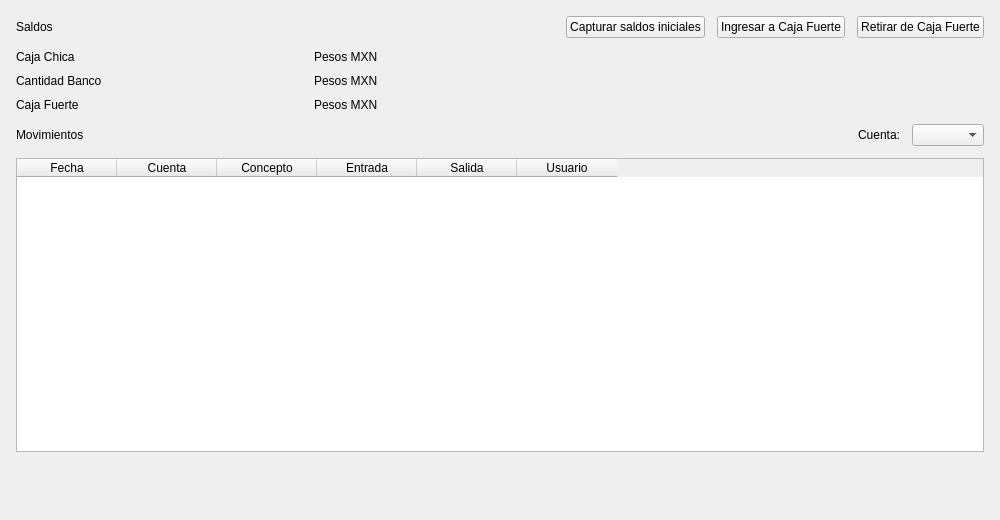
<?xml version="1.0" encoding="UTF-8"?>
<ui version="4.0">
 <class>CashBalancesWidget</class>
 <widget class="QWidget" name="CashBalancesWidget">
  <property name="geometry">
   <rect>
    <x>0</x>
    <y>0</y>
    <width>1000</width>
    <height>520</height>
   </rect>
  </property>
  <layout class="QVBoxLayout" name="cashBalancesLayout">
   <property name="leftMargin">
    <number>0</number>
   </property>
   <property name="topMargin">
    <number>0</number>
   </property>
   <property name="rightMargin">
    <number>0</number>
   </property>
   <property name="bottomMargin">
    <number>0</number>
   </property>
   <item>
    <widget class="QFrame" name="balancesCard">
     <property name="class" stdset="0">
      <string notr="true">card</string>
     </property>
     <layout class="QVBoxLayout" name="balancesCardLayout">
      <property name="spacing">
       <number>12</number>
      </property>
      <property name="leftMargin">
       <number>16</number>
      </property>
      <property name="topMargin">
       <number>16</number>
      </property>
      <property name="rightMargin">
       <number>16</number>
      </property>
      <property name="bottomMargin">
       <number>16</number>
      </property>
      <item>
       <layout class="QHBoxLayout" name="balancesHeaderLayout">
        <item>
         <widget class="QLabel" name="balancesTitle">
          <property name="text">
           <string>Saldos</string>
          </property>
          <property name="class" stdset="0">
           <string notr="true">h3</string>
          </property>
         </widget>
        </item>
        <item>
         <spacer name="balancesHeaderSpacer">
          <property name="orientation">
           <enum>Qt::Orientation::Horizontal</enum>
          </property>
          <property name="sizeHint" stdset="0">
           <size>
            <width>40</width>
            <height>20</height>
           </size>
          </property>
         </spacer>
        </item>
        <item>
         <widget class="QPushButton" name="openingButton">
          <property name="text">
           <string>Capturar saldos iniciales</string>
          </property>
          <property name="class" stdset="0">
           <string notr="true">primary</string>
          </property>
         </widget>
        </item>
        <item>
         <widget class="QPushButton" name="depositButton">
          <property name="text">
           <string>Ingresar a Caja Fuerte</string>
          </property>
          <property name="class" stdset="0">
           <string notr="true">secondary</string>
          </property>
         </widget>
        </item>
        <item>
         <widget class="QPushButton" name="withdrawButton">
          <property name="text">
           <string>Retirar de Caja Fuerte</string>
          </property>
          <property name="class" stdset="0">
           <string notr="true">secondary</string>
          </property>
         </widget>
        </item>
       </layout>
      </item>
      <item>
       <layout class="QGridLayout" name="balancesGrid" columnstretch="0,0,0,1">
        <property name="horizontalSpacing">
         <number>16</number>
        </property>
        <property name="verticalSpacing">
         <number>10</number>
        </property>
        <item row="0" column="0">
         <widget class="QLabel" name="pettyCashLabel">
          <property name="text">
           <string>Caja Chica</string>
          </property>
         </widget>
        </item>
        <item row="0" column="1">
         <widget class="QLabel" name="pettyCashAmount">
          <property name="minimumSize">
           <size>
            <width>180</width>
            <height>0</height>
           </size>
          </property>
          <property name="alignment">
           <set>Qt::AlignmentFlag::AlignRight|Qt::AlignmentFlag::AlignVCenter</set>
          </property>
          <property name="class" stdset="0">
           <string notr="true">currency-display</string>
          </property>
         </widget>
        </item>
        <item row="0" column="2">
         <widget class="QLabel" name="pettyCashUnit">
          <property name="text">
           <string>Pesos MXN</string>
          </property>
         </widget>
        </item>
        <item row="0" column="3">
         <widget class="QLabel" name="pettyCashUpdated">
          <property name="class" stdset="0">
           <string notr="true">updated-at</string>
          </property>
         </widget>
        </item>
        <item row="1" column="0">
         <widget class="QLabel" name="bankLabel">
          <property name="text">
           <string>Cantidad Banco</string>
          </property>
         </widget>
        </item>
        <item row="1" column="1">
         <widget class="QLabel" name="bankAmount">
          <property name="alignment">
           <set>Qt::AlignmentFlag::AlignRight|Qt::AlignmentFlag::AlignVCenter</set>
          </property>
          <property name="class" stdset="0">
           <string notr="true">currency-display</string>
          </property>
         </widget>
        </item>
        <item row="1" column="2">
         <widget class="QLabel" name="bankUnit">
          <property name="text">
           <string>Pesos MXN</string>
          </property>
         </widget>
        </item>
        <item row="1" column="3">
         <widget class="QLabel" name="bankUpdated">
          <property name="class" stdset="0">
           <string notr="true">updated-at</string>
          </property>
         </widget>
        </item>
        <item row="2" column="0">
         <widget class="QLabel" name="safeLabel">
          <property name="text">
           <string>Caja Fuerte</string>
          </property>
         </widget>
        </item>
        <item row="2" column="1">
         <widget class="QLabel" name="safeAmount">
          <property name="alignment">
           <set>Qt::AlignmentFlag::AlignRight|Qt::AlignmentFlag::AlignVCenter</set>
          </property>
          <property name="class" stdset="0">
           <string notr="true">currency-display</string>
          </property>
         </widget>
        </item>
        <item row="2" column="2">
         <widget class="QLabel" name="safeUnit">
          <property name="text">
           <string>Pesos MXN</string>
          </property>
         </widget>
        </item>
        <item row="2" column="3">
         <widget class="QLabel" name="safeUpdated">
          <property name="class" stdset="0">
           <string notr="true">updated-at</string>
          </property>
         </widget>
        </item>
       </layout>
      </item>
      <item>
       <layout class="QHBoxLayout" name="movementsHeaderLayout">
        <item>
         <widget class="QLabel" name="movementsTitle">
          <property name="text">
           <string>Movimientos</string>
          </property>
          <property name="class" stdset="0">
           <string notr="true">h4</string>
          </property>
         </widget>
        </item>
        <item>
         <spacer name="movementsHeaderSpacer">
          <property name="orientation">
           <enum>Qt::Orientation::Horizontal</enum>
          </property>
          <property name="sizeHint" stdset="0">
           <size>
            <width>40</width>
            <height>20</height>
           </size>
          </property>
         </spacer>
        </item>
        <item>
         <widget class="QLabel" name="filterLabel">
          <property name="text">
           <string>Cuenta:</string>
          </property>
          <property name="buddy">
           <cstring>filterCombo</cstring>
          </property>
         </widget>
        </item>
        <item>
         <widget class="QComboBox" name="filterCombo"/>
        </item>
       </layout>
      </item>
      <item>
       <widget class="QTableWidget" name="movementsTable">
        <property name="minimumSize">
         <size>
          <width>0</width>
          <height>200</height>
         </size>
        </property>
        <property name="editTriggers">
         <set>QAbstractItemView::EditTrigger::NoEditTriggers</set>
        </property>
        <property name="tabKeyNavigation">
         <bool>false</bool>
        </property>
        <property name="alternatingRowColors">
         <bool>true</bool>
        </property>
        <property name="selectionMode">
         <enum>QAbstractItemView::SelectionMode::SingleSelection</enum>
        </property>
        <property name="selectionBehavior">
         <enum>QAbstractItemView::SelectionBehavior::SelectRows</enum>
        </property>
        <property name="class" stdset="0">
         <string notr="true">data-table</string>
        </property>
        <attribute name="verticalHeaderVisible">
         <bool>false</bool>
        </attribute>
        <column>
         <property name="text">
          <string>Fecha</string>
         </property>
        </column>
        <column>
         <property name="text">
          <string>Cuenta</string>
         </property>
        </column>
        <column>
         <property name="text">
          <string>Concepto</string>
         </property>
        </column>
        <column>
         <property name="text">
          <string>Entrada</string>
         </property>
        </column>
        <column>
         <property name="text">
          <string>Salida</string>
         </property>
        </column>
        <column>
         <property name="text">
          <string>Usuario</string>
         </property>
        </column>
       </widget>
      </item>
      <item>
       <widget class="QLabel" name="messageLabel">
        <property name="textFormat">
         <enum>Qt::TextFormat::PlainText</enum>
        </property>
        <property name="wordWrap">
         <bool>true</bool>
        </property>
        <property name="class" stdset="0">
         <string notr="true">error-text</string>
        </property>
       </widget>
      </item>
      <item>
       <widget class="QLabel" name="noticeLabel">
        <property name="textFormat">
         <enum>Qt::TextFormat::PlainText</enum>
        </property>
        <property name="wordWrap">
         <bool>true</bool>
        </property>
        <property name="class" stdset="0">
         <string notr="true">form-label</string>
        </property>
       </widget>
      </item>
     </layout>
    </widget>
   </item>
  </layout>
 </widget>
 <tabstops>
  <tabstop>openingButton</tabstop>
  <tabstop>depositButton</tabstop>
  <tabstop>withdrawButton</tabstop>
  <tabstop>filterCombo</tabstop>
  <tabstop>movementsTable</tabstop>
 </tabstops>
 <resources/>
 <connections/>
</ui>
